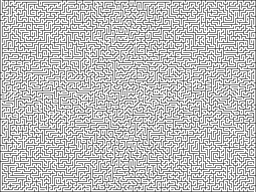
#> input picture MazeSolver/python/maze.png, 256 x 192 px, shrunk from 509 x 381 before the run
$ python 'raw code.py'
#> lines starting #> are read from the running program, lines starting #| are printed output that depends on the picture
import heapq
import time
import cv2
import numpy as np

def heuristic(a, b):
    """Calculate the Manhattan distance as a heuristic."""
    return abs(a[0] - b[0]) + abs(a[1] - b[1])

def get_neighbors(maze, node):
    """Return valid neighbors of a given node (row, col)."""
    rows, cols = len(maze), len(maze[0])
    directions = [(-1, 0), (1, 0), (0, -1), (0, 1)]  # Up, Down, Left, Right
    neighbors = []

    for dr, dc in directions:
        r, c = node[0] + dr, node[1] + dc
        if 0 <= r < rows and 0 <= c < cols and maze[r][c] == 0:  # Check bounds & walkable
            neighbors.append((r, c))

    return neighbors

def visualize(maze, path, open_set, closed_set,start,goal):
    """Display the current state of the maze search process."""
    display_maze = [row[:] for row in maze]  # Copy maze to avoid modifying the original

    for r, c in open_set:
        display_maze[r][c] = 'O'  # Open set nodes
    for r, c in closed_set:
        display_maze[r][c] = '.'  # Explored nodes
    for r, c in path:
        display_maze[r][c] = '*'  # Final shortest path

    display_maze[start[0]][start[1]] = 'S'
    display_maze[goal[0]][goal[1]] = 'G'

    for row in display_maze:
        print(" ".join(str(cell) for cell in row))
    print("\n")
    time.sleep(0.3)

def a_star(maze, start, goal):
    """A* algorithm to find the shortest path in a maze."""
    open_set = []
    heapq.heappush(open_set, (0, start))  # (priority, node)

    came_from = {}  # Track path
    g_score = {start: 0}  # Cost from start to this node
    f_score = {start: heuristic(start, goal)}  # Estimated total cost

    open_nodes = set([start])
    closed_set = set()

    while open_set:
        _, current = heapq.heappop(open_set)
        open_nodes.remove(current)

        if current == goal:
            # Reconstruct shortest path
            path = []
            while current in came_from:
                path.append(current)
                current = came_from[current]
            path.append(start)
            path.reverse()

            #visualize(maze, path, open_nodes, closed_set)  # Final visualization
            return path

        closed_set.add(current)

        for neighbor in get_neighbors(maze, current):
            if neighbor in closed_set:
                continue

            tentative_g_score = g_score[current] + 1  # Assume uniform cost

            if neighbor not in open_nodes or tentative_g_score < g_score.get(neighbor, float('inf')):
                came_from[neighbor] = current
                g_score[neighbor] = tentative_g_score
                f_score[neighbor] = tentative_g_score + heuristic(neighbor, goal)

                if neighbor not in open_nodes:
                    heapq.heappush(open_set, (f_score[neighbor], neighbor))
                    open_nodes.add(neighbor)

        visualize(maze, [], open_nodes, closed_set,start,goal)  # Visualize the searching process

    return None  # No path found

# Example Maze (0 = Open Path, 1 = Wall)
'''maze = [
    [0, 1, 0, 0, 0],
    [0, 1, 0, 1, 0],
    [0, 0, 0, 1, 0],
    [1, 1, 0, 1, 0],
    [0, 0, 0, 0, 0]
]

start = (0, 0)
goal = (4, 4)

path = a_star(maze, start, goal)

if path:
    print("Shortest Path:", path)
else:
    print("No path found!")'''


def process_maze(image_path):
    # Load the image in grayscale
#> called with image_path = 'maze.png'
    img = cv2.imread(image_path, cv2.IMREAD_GRAYSCALE)
#> img is the input picture: shape (192, 256); min 64, max 255, mean 191.1

    # Convert to binary (0 for path, 1 for walls)
    _, binary_maze = cv2.threshold(img, 127, 1, cv2.THRESH_BINARY_INV)
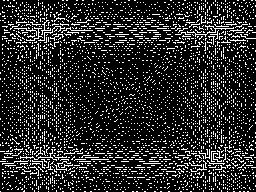
#> binary_maze: shape (192, 256); values 0 (black) and 1 (white), 16.6% white in thin lines or dots

    # Identify entry and exit points (openings on the boundary)
    height, width = binary_maze.shape
#> height = 192; width = 256
    entry, exit = None, None

    # Check the first and last row for an entry/exit point
    for x in range(width):
        if binary_maze[0, x] == 0:   # Entry at the top boundary
            entry = (0, x)
            break
    for x in range(width):
        if binary_maze[height-1, x] == 0:  # Exit at the bottom boundary
            exit = (height-1, x)
            break

    # Check the first and last column for an entry/exit point
    for y in range(height):
        if binary_maze[y, 0] == 0 and entry is None:  # Entry at left boundary
            entry = (y, 0)
            break
    for y in range(height):
        if binary_maze[y, width-1] == 0 and exit is None:  # Exit at right boundary
            exit = (y, width-1)
            break

    return binary_maze.tolist(), entry, exit

# Example usage
image_path = "maze.png"  # Change to the correct file path
binary_maze, entry, exit = process_maze(image_path)
#> binary_maze = 192 items; entry = (0, 0); exit = (191, 1)

print("Binary Maze Array:", binary_maze)
#> (printed output is left out)
print("Entry Point:", entry)
print("Exit Point:", exit)
a_star(binary_maze, entry, exit)
#> in a_star, `g_score = {start: 0}`: g_score = {(0, 0): 0}
#> in a_star, `f_score = {start: heuristic(start, goal)}`: f_score = {(0, 0): 192}
#> in a_star, `open_nodes = set([start])`: open_nodes = 1 item
#> the loop in a_star, `while open_set:` made 1291 passes
#> after the loop in a_star, `while open_set:`: came_from = 1465 items; closed_set = 1290 items; f_score = 1466 items; open_nodes = 175 items; path = 207 pairs, first value 0 to 191, second value 0 to 6
'''
if path:
    print("Shortest Path:", path)
else:
    print("No path found!")'''
